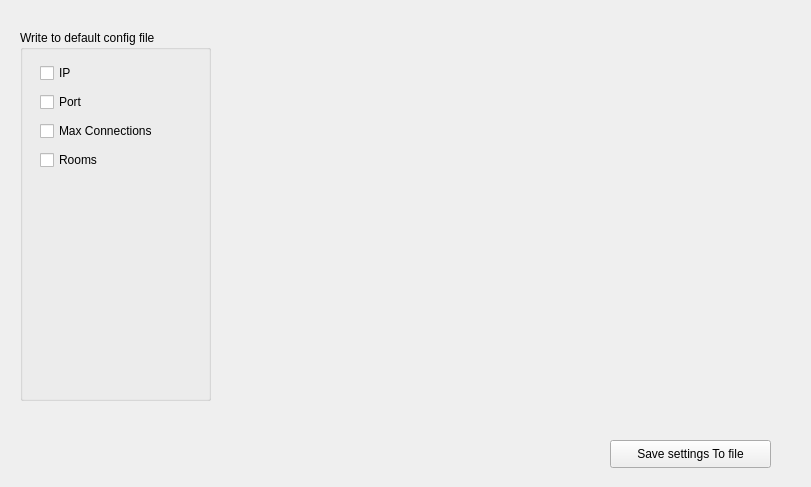
<?xml version="1.0" encoding="UTF-8"?>
<ui version="4.0">
 <class>ConfigFile</class>
 <widget class="QWidget" name="ConfigFile">
  <property name="geometry">
   <rect>
    <x>0</x>
    <y>0</y>
    <width>811</width>
    <height>487</height>
   </rect>
  </property>
  <property name="windowTitle">
   <string>Form</string>
  </property>
  <widget class="QGroupBox" name="groupBox">
   <property name="geometry">
    <rect>
     <x>20</x>
     <y>30</y>
     <width>191</width>
     <height>371</height>
    </rect>
   </property>
   <property name="title">
    <string>Write to default config file </string>
   </property>
   <widget class="QWidget" name="verticalLayoutWidget">
    <property name="geometry">
     <rect>
      <x>20</x>
      <y>30</y>
      <width>160</width>
      <height>116</height>
     </rect>
    </property>
    <layout class="QVBoxLayout" name="verticalLayout">
     <item>
      <widget class="QCheckBox" name="sb_save_ip">
       <property name="text">
        <string>IP</string>
       </property>
      </widget>
     </item>
     <item>
      <widget class="QCheckBox" name="sb_save_port">
       <property name="text">
        <string>Port</string>
       </property>
      </widget>
     </item>
     <item>
      <widget class="QCheckBox" name="sb_save_max_conn">
       <property name="text">
        <string>Max Connections</string>
       </property>
      </widget>
     </item>
     <item>
      <widget class="QCheckBox" name="sb_rooms">
       <property name="text">
        <string>Rooms</string>
       </property>
      </widget>
     </item>
    </layout>
   </widget>
  </widget>
  <widget class="QPushButton" name="pb_save_to_file">
   <property name="geometry">
    <rect>
     <x>610</x>
     <y>440</y>
     <width>161</width>
     <height>28</height>
    </rect>
   </property>
   <property name="text">
    <string>Save settings To file</string>
   </property>
  </widget>
 </widget>
 <resources/>
 <connections/>
</ui>
